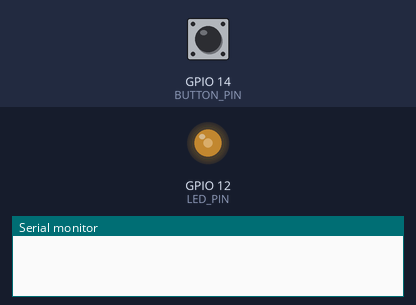
Bench run of a program on a simulated ESP32. Parts: output pins drawn as LEDs (lit = HIGH), the last lines printed to the serial monitor. Inputs (shaded band) come from the test bench; at power-on: GPIO 14 (BUTTON_PIN) HIGH.

Above: at 1.2 s.
1.3 s: GPIO 14 (BUTTON_PIN) pulled LOW for 0.15 s
At 1.95 s:
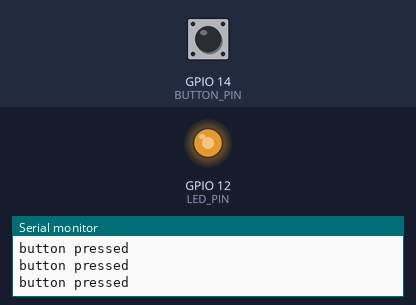
4.3 s: GPIO 14 (BUTTON_PIN) pulled LOW for 1 s
At 4.66 s:
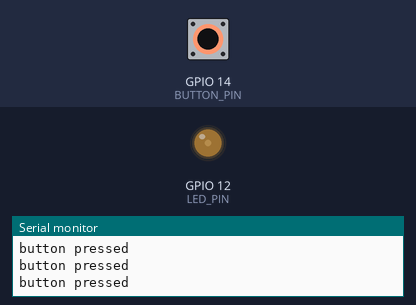
Timing chart, 0 to 13.3 s (numbered marks = the images above; inputs shaded):
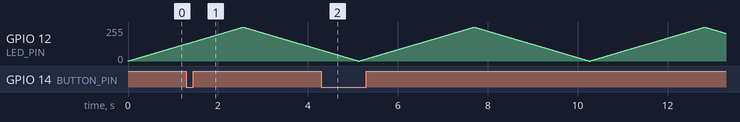

The program:

main.cpp
```cpp
//VD1: Không ngắt led khi nhấn nút
#include <Arduino.h>

#define BUTTON_PIN 14
#define LED_PIN 12

void setup() {
  Serial.begin(115200);
  pinMode(BUTTON_PIN, INPUT_PULLUP);

  ledcSetup(0, 5000, 8);
  ledcAttachPin(LED_PIN, 0);
}

void loop() {
  for (int b = 0; b <= 255; b++) {
    ledcWrite(0, b);
    if (digitalRead(BUTTON_PIN) == LOW) {
      Serial.println("button pressed");
    }
    delay(10);
  }

  for (int b = 255; b >= 0; b--) {
    ledcWrite(0, b);
    if (digitalRead(BUTTON_PIN) == LOW) {
      Serial.println("button pressed");
    }
    delay(10);
  }
}
```
